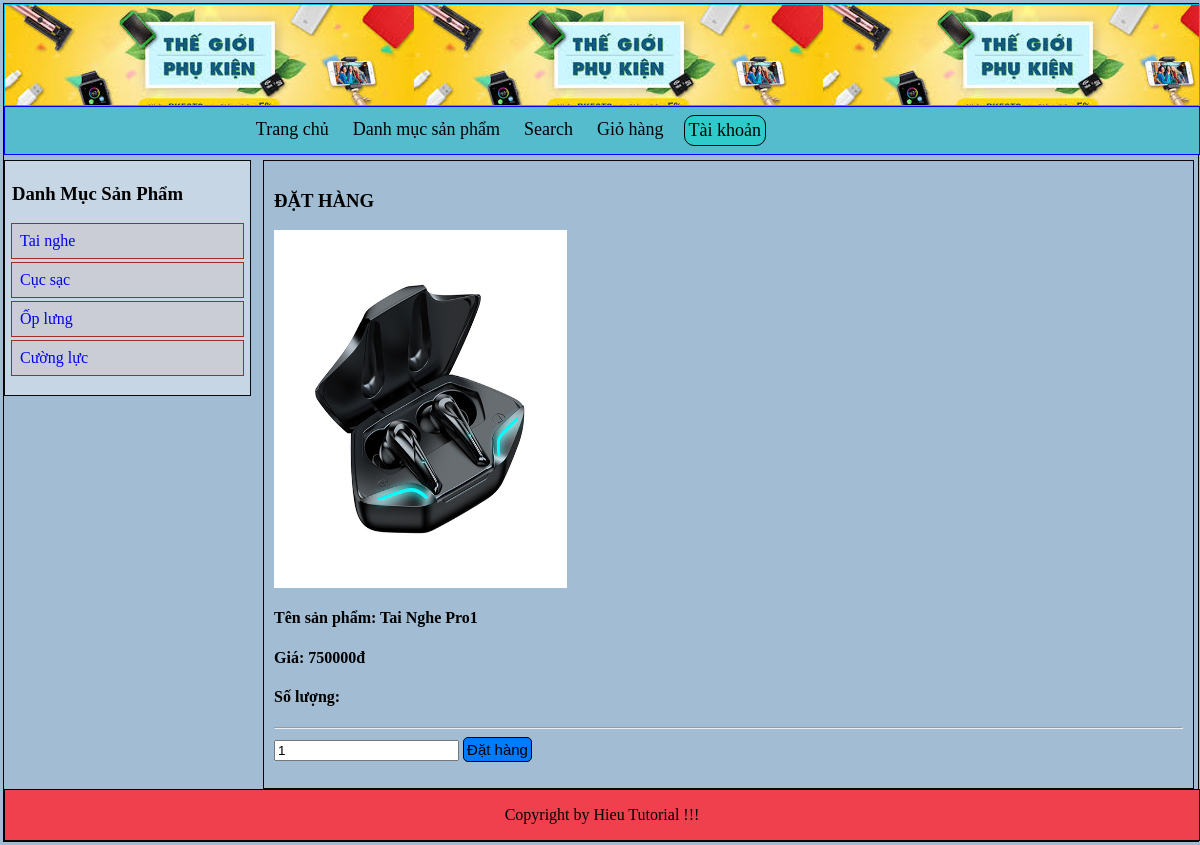
Screenshot of /index.php?quanli=muahang&masp=Pro&sl=1 (signed in) with the database file from the repository.
### tables this page shows
CREATE TABLE `danhmucsp` (
  `id_danhmuc` int(11) NOT NULL,
  `tendanhmuc` varchar(255) NOT NULL,
  `thutu` int(11) NOT NULL
);

CREATE TABLE `sanpham` (
  `tensp` varchar(255) NOT NULL,
  `masp` varchar(255) NOT NULL,
  `gia` int(255) NOT NULL,
  `anh` varchar(255) NOT NULL,
  `soluong` int(255) NOT NULL,
  `mota` varchar(255) NOT NULL,
  `tinhtrang` int(2) NOT NULL,
  `madanhmuc` varchar(255) DEFAULT NULL
);

### User_Interface/MainPage/main/muahang.php (the view, shortened to what this page needs)
<?php
    $masp = $_GET['masp'];
    $sql_chitiet = "SELECT * FROM sanpham WHERE masp='$masp'";
    $result = mysqli_query($mysqli, $sql_chitiet);
    $row = mysqli_fetch_array($result);
    if(isset($_COOKIE['loged_in'])){
        $username = explode('.', base64_decode($_COOKIE['loged_in']))[1];
        $query = "SELECT * FROM khach_hang WHERE Username='$username'";
        $result1 = mysqli_query($mysqli, $query);
        $salt ='khanh';
        $cookie = base64_encode(hash('sha256',$username.$salt).'.'.$username);
        if (mysqli_num_rows($result1)>0 && $cookie == $_COOKIE['loged_in']){
            ?>
            <div class="anhchitiet">
                <h3>ĐẶT HÀNG</h3>
                <img width=90% height=90% src="admincp/modules/quanlisp/images/<?php echo $row['anh']; ?>">
            </div>
            <div class="thongtinchitiet">
                <h4>Tên sản phẩm: <?php echo $row['tensp']; ?></h4>
                <h4>Giá: <?php echo $row['gia'].'đ'; ?></h4>
                <h4>Số lượng:</h4>
                <hr>
                <form action="admincp/modules/muahang/muahang.php" method="POST">
                    <input type="number" value=<?php echo $_GET['sl']; ?> name="sl">
                    <button class="taikhoan5" type="submit">Đặt hàng</button>
                </form>
            </div>
            <?php
        }
            ?>
            <?php
    }else{
        ?>
        <ul class="taikhoan">
            <li>Bạn chưa đăng nhập!<br><br><a href="login.php">Đăng nhập ngay</a></li>
        </ul>
        <?php
    }
?>

### User_Interface/MainPage/sidebar/sidebar.php
<?php
    $query = "SELECT * FROM danhmucsp";
    $result = mysqli_query($mysqli, $query);
?>
<div class="sidebar">
    <h3 id="dmsp">Danh Mục Sản Phẩm</h3>
    <ul class="list-sidebar">
        <?php
            while($row = mysqli_fetch_array($result)){
        ?>
        <li><a href="index.php?quanli=danhmucsp&madanhmuc=<?php echo $row['thutu']; ?>"><?php echo $row['tendanhmuc']; ?></a></li>
        <?php } ?>
    </ul>
</div>

### User_Interface/css/dashboard.css (style rules this page uses)
body { margin: 3px; padding: 0; background-color: rgb(161, 188, 211); }
.sidebar { border: 1px solid rgb(10, 10, 10); height: auto; width: 20%; margin-top: 5px; margin-left: 0px; float: left; padding: 3px; background-color: rgba(252, 252, 252, 0.4); }
.list-sidebar { padding: 0; list-style: none; width: 100%; }
.list-sidebar li { margin: 3px; padding: 8px; border: 1px solid brown; background-color: rgb(202, 204, 214); }
.list-sidebar li a { text-decoration: none; }
#dmsp { margin-left: 4px; }
.anhchitiet { padding: 10px; width: 35%; height: 50%; }
.thongtinchitiet { padding: 10px; }
.taikhoan5 { background-color: #007bff; border: 1px solid; border-radius: 5px; padding: 3px; font-size: 15px; }

### rows the page displays
danhmucsp: tendanhmuc "Tai nghe"
danhmucsp: tendanhmuc "Cục sạc"
danhmucsp: tendanhmuc "Ốp lưng"
danhmucsp: tendanhmuc "Cường lực"
sanpham: anh (picture), tensp "Tai Nghe Pro1", gia "750000"
